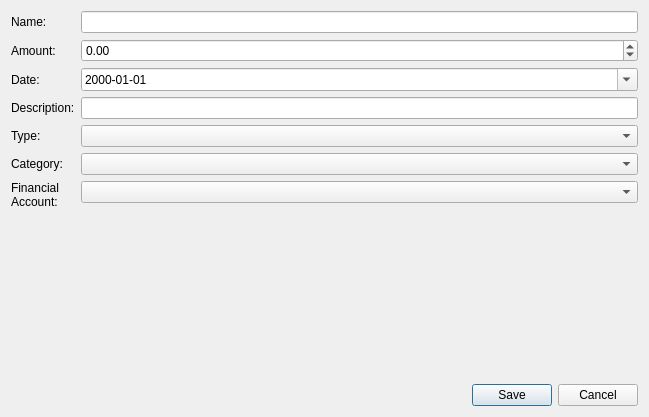
<?xml version="1.0" encoding="UTF-8"?>
<ui version="4.0">
 <class>AddTransactionDialogView</class>
 <widget class="QDialog" name="AddTransactionDialogView">
  <property name="geometry">
   <rect>
    <x>0</x>
    <y>0</y>
    <width>649</width>
    <height>417</height>
   </rect>
  </property>
  <property name="windowTitle">
   <string>Add New Transaction</string>
  </property>
  <layout class="QVBoxLayout" name="verticalLayout">
   <item>
    <layout class="QFormLayout" name="formLayout">
     <item row="0" column="0">
      <widget class="QLabel" name="label">
       <property name="text">
        <string>Name:</string>
       </property>
      </widget>
     </item>
     <item row="0" column="1">
      <widget class="QLineEdit" name="nameEdit"/>
     </item>
     <item row="1" column="0">
      <widget class="QLabel" name="label_2">
       <property name="text">
        <string>Amount:</string>
       </property>
      </widget>
     </item>
     <item row="1" column="1">
      <widget class="QDoubleSpinBox" name="amountSpin">
       <property name="minimum">
        <double>-1000000000.000000000000000</double>
       </property>
       <property name="maximum">
        <double>1000000000.000000000000000</double>
       </property>
      </widget>
     </item>
     <item row="2" column="0">
      <widget class="QLabel" name="label_3">
       <property name="text">
        <string>Date:</string>
       </property>
      </widget>
     </item>
     <item row="2" column="1">
      <widget class="QDateEdit" name="dateEdit">
       <property name="displayFormat">
        <string>yyyy-MM-dd</string>
       </property>
       <property name="calendarPopup">
        <bool>true</bool>
       </property>
      </widget>
     </item>
     <item row="3" column="0">
      <widget class="QLabel" name="label_4">
       <property name="text">
        <string>Description:</string>
       </property>
      </widget>
     </item>
     <item row="3" column="1">
      <widget class="QLineEdit" name="descriptionEdit"/>
     </item>
     <item row="5" column="0">
      <widget class="QLabel" name="label_5">
       <property name="text">
        <string>Category:</string>
       </property>
      </widget>
     </item>
     <item row="5" column="1">
      <widget class="QComboBox" name="categoryCombo"/>
     </item>
     <item row="6" column="0">
      <widget class="QLabel" name="label_6">
       <property name="text">
        <string>&lt;html&gt;&lt;head/&gt;&lt;body&gt;&lt;p&gt;Financial&lt;br/&gt;Account:&lt;/p&gt;&lt;/body&gt;&lt;/html&gt;</string>
       </property>
      </widget>
     </item>
     <item row="6" column="1">
      <widget class="QComboBox" name="accountCombo"/>
     </item>
     <item row="4" column="0">
      <widget class="QLabel" name="label_7">
       <property name="text">
        <string>Type:</string>
       </property>
      </widget>
     </item>
     <item row="4" column="1">
      <widget class="QComboBox" name="typeCombo"/>
     </item>
    </layout>
   </item>
   <item>
    <widget class="QDialogButtonBox" name="buttonBox">
     <property name="orientation">
      <enum>Qt::Orientation::Horizontal</enum>
     </property>
     <property name="standardButtons">
      <set>QDialogButtonBox::StandardButton::Cancel|QDialogButtonBox::StandardButton::Save</set>
     </property>
    </widget>
   </item>
  </layout>
 </widget>
 <resources/>
 <connections>
  <connection>
   <sender>buttonBox</sender>
   <signal>accepted()</signal>
   <receiver>AddTransactionDialogView</receiver>
   <slot>accept()</slot>
   <hints>
    <hint type="sourcelabel">
     <x>248</x>
     <y>254</y>
    </hint>
    <hint type="destinationlabel">
     <x>157</x>
     <y>274</y>
    </hint>
   </hints>
  </connection>
  <connection>
   <sender>buttonBox</sender>
   <signal>rejected()</signal>
   <receiver>AddTransactionDialogView</receiver>
   <slot>reject()</slot>
   <hints>
    <hint type="sourcelabel">
     <x>316</x>
     <y>260</y>
    </hint>
    <hint type="destinationlabel">
     <x>286</x>
     <y>274</y>
    </hint>
   </hints>
  </connection>
 </connections>
</ui>
